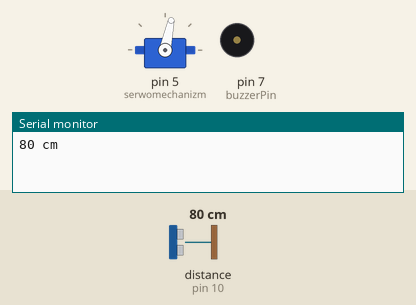
Recording of a sketch running on a simulated Arduino Uno, built with avr-gcc and run on an emulated ATmega328P. Shown: servo, buzzer (waves = sounding, pin HIGH), the last lines printed to the serial monitor. Wiring (from diagram.json): ultrasonic range finder: trigger pin 9; echo pin 10. The test bench sets the inputs (shaded band); at power-on: distance to the obstacle (sensor on pin 10) 80 cm. The echo pulse lasts 58.3 µs per cm; pins used as bus, display or sensor lines are not drawn.

Above: at 1.2 s.
1.3 s: distance to the obstacle (sensor on pin 10) set to 12 cm
At 3.1 s:
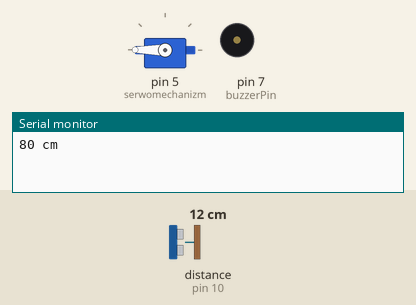
8.1 s: distance to the obstacle (sensor on pin 10) set to 9 cm
At 17.0 s:
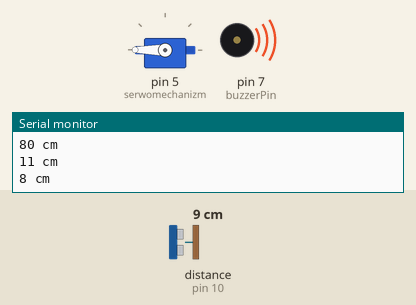
19.7 s: distance to the obstacle (sensor on pin 10) set to 18 cm
At 27.4 s:
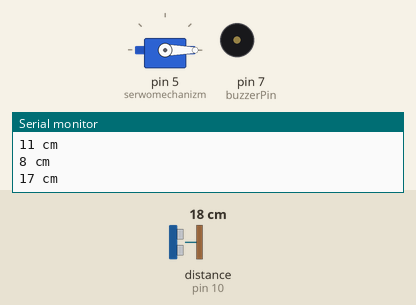
Timing chart, 0 to 29.6 s (numbered marks = the images above; inputs shaded):
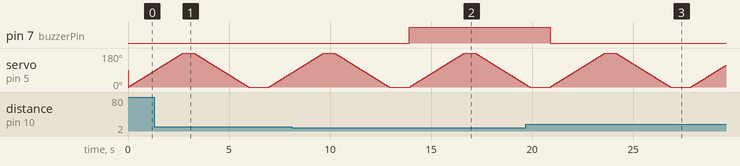

Measured:
- the behaviour switches between 11 and 10 cm on distance to the obstacle (sensor on pin 10) (found by bisection; images 1 and 2)
- after the input at 8.1 s, pin 7 (buzzerPin): LOW → HIGH after 5.8 s
- after the input at 19.7 s, pin 7 (buzzerPin): HIGH → LOW after 1.2 s

The sketch:

RADAR.ino
```cpp
#include <Servo.h>

#define trigPin 9
#define echoPin 10
#define buzzerPin 7
Servo serwomechanizm;

int pozycja = 0;
int zmiana = 20;


void ruchServo()
{
  for (pozycja = 0; pozycja <= 180; pozycja += 1) {
    serwomechanizm.write(pozycja);
    delay(15);
  }
  delay(500);
  for (pozycja = 180; pozycja >= 0; pozycja -= 1) {
    serwomechanizm.write(pozycja);
    delay(15);
  }

  delay(500);
}

int zmierzOdleglosc()
{
  long czas, dystans;
  digitalWrite(trigPin, LOW);
  delayMicroseconds(2);
  digitalWrite(trigPin, HIGH);
  delayMicroseconds(10);
  digitalWrite(trigPin, LOW);

  czas = pulseIn(echoPin, HIGH);
  dystans = czas / 58;

  return dystans;

}

void zakres(int a)
{
  int jak_daleko = zmierzOdleglosc();
  if(jak_daleko < a)
  {
    digitalWrite(buzzerPin, HIGH);
  }
  else
  {
    digitalWrite(buzzerPin, LOW);
  }
}

void setup() {
  Serial.begin(9600);
  pinMode(buzzerPin, OUTPUT);
  pinMode(trigPin, OUTPUT);
  pinMode(echoPin, INPUT);
  serwomechanizm.attach(5);


}

void loop() {
  Serial.print(zmierzOdleglosc());
  Serial.println(" cm");
  zakres(10);
  ruchServo();
  delay(500);
}
```
